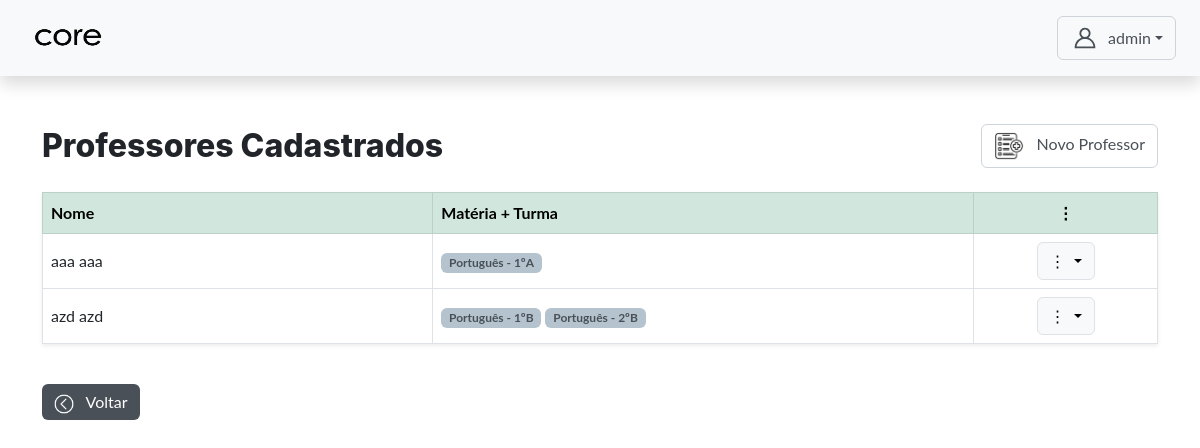
Before: /autenticacao/admin/professor_crud/professores/ (signed in) with the older database file.
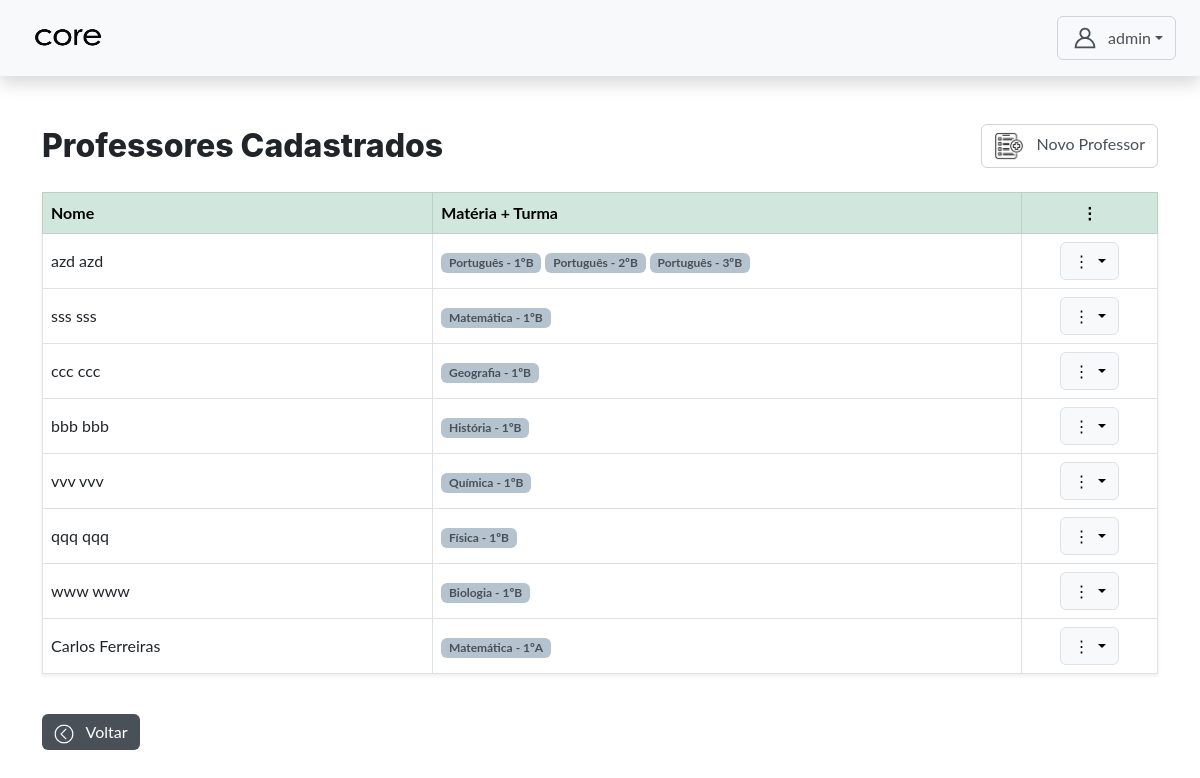
After: the same page with the newer database file.
### core/models.py (models this page shows, shortened)
class CustomUser(AbstractUser):
    TIPO_CHOICES = (
        ('admin', 'Admin'),
        ('professor', 'Professor'),
        ('aluno', 'Aluno'),
    )
    tipo = models.CharField(max_length=10, choices=TIPO_CHOICES, default='admin')
    data_nascimento = models.DateField(null=True, blank=True)
    cpf = models.CharField(max_length=14, unique=True, null=True, blank=True)
    rg = models.CharField(max_length=12, unique=True, null=True, blank=True)
    SEXO_CHOICES = [
    ('M', 'Masculino'),
    ('F', 'Feminino'),
]
    COR_PELE_CHOICES = [
    ('branca', 'Branca'),
    ('preta', 'Preta'),
    ('parda', 'Parda'),
    ('amarela', 'Amarela'),
    ('indigena', 'Indígena'),
]
    sexo = models.CharField(max_length=1, choices=SEXO_CHOICES, null=True, blank=True)
    cor_pele = models.CharField(max_length=20, choices=COR_PELE_CHOICES, null=True, blank=True)
    senha_temporaria = models.BooleanField(default=False)

class ProfessorMateriaTurma(models.Model):
    professor = models.ForeignKey(CustomUser, on_delete=models.CASCADE, limit_choices_to={'tipo': 'professor'})
    materia = models.ForeignKey(Materia, on_delete=models.CASCADE)
    turma = models.ForeignKey(Turma, on_delete=models.CASCADE)
    class Meta:
        unique_together = ('professor', 'materia', 'turma')

class Materia(models.Model):
    nome = models.CharField(max_length=100)
    professores = models.ManyToManyField(CustomUser, limit_choices_to={'tipo': 'professor'})
    turmas = models.ManyToManyField(Turma)

class Turma(models.Model):
    nome = models.CharField(max_length=50, unique=True)

### autenticacao/views.py (the view)
# urls.py: path('admin/professor_crud/professores/', views.gerenciar_professores, name='gerenciar_professores'),
@login_required
def gerenciar_professores(request):
    if request.user.tipo != 'admin':
        messages.error(request, "Acesso negado.")
        return redirect('login')
    professores = CustomUser.objects.filter(tipo='professor')
    return render(request, 'admin/professor_crud/gerenciar_professores.html', {'professores': professores})

### templates/admin/professor_crud/gerenciar_professores.html (shortened to what this page needs)
{% extends 'base.html' %}
{% load static %}
  {% block content %}
    <div class="d-flex justify-content-between align-items-center mb-4">
      <h2 class="mb-0">Professores Cadastrados</h2>
      <a href="{% url 'cadastrar_professor' %}" class="btn btn-outline-secondary">
        <img src="{%static 'assets/img/cadastrar.png'%}" width='30px' height='30px' class="me-2">
        Novo Professor
      </a>
    </div>
    <table class="table table-bordered align-middle shadow-sm">
      <thead class="table-success">
        <tr>
          <th class="coluna-nome">Nome</th>
          <th>Matéria + Turma</th>
          <th class="text-center">⋮</th>
        </tr>
      </thead>
      <tbody>
        {% for professor in professores %}
        <tr>
          <td>{{ professor.get_full_name }}</td>
          <td>
            {% for vinculo in professor.professormateriaturma_set.all %}
              <span class="badge bg-primary text-dark">{{ vinculo.materia.nome }} - {{ vinculo.turma.nome }}</span>
            {% empty %}
              <span class="text-muted">Sem vínculo</span>
            {% endfor %}
          </td>
          <td class="text-center">
            <div class="dropdown">
              <button class="btn btn-light border dropdown-toggle" data-bs-toggle="dropdown">
                ⋮
              </button>
            </div>
          </td>
        </tr>
        {% empty %}
        <tr>
          <td colspan="3" class="text-center text-muted">Nenhum professor cadastrado.</td>
        </tr>
        {% endfor %}
      </tbody>
    </table>
    <a href="{% url 'admin_dashboard' %}" class="btn btn-secondary mt-4">
      <img src="{%static 'assets/img/voltar.png'%}" width='20px' height='20px' class="me-2">
      Voltar
    </a>
  {% endblock content %}

Changed rows visible on the page:
removed CustomUser: get_full_name "aaa aaa"
removed ProfessorMateriaTurma: materia.nome "Português", turma.nome "1ºA", shown under "aaa aaa"
added ProfessorMateriaTurma: materia.nome "Português", turma.nome "3ºB", shown under CustomUser "azd azd"
added CustomUser: get_full_name "sss sss"
added ProfessorMateriaTurma: materia.nome "Matemática", turma.nome "1ºB", shown under "sss sss"
added CustomUser: get_full_name "ccc ccc"
added ProfessorMateriaTurma: materia.nome "Geografia", turma.nome "1ºB", shown under "ccc ccc"
added CustomUser: get_full_name "bbb bbb"
added ProfessorMateriaTurma: materia.nome "História", turma.nome "1ºB", shown under "bbb bbb"
added CustomUser: get_full_name "vvv vvv"
added ProfessorMateriaTurma: materia.nome "Química", turma.nome "1ºB", shown under "vvv vvv"
added CustomUser: get_full_name "qqq qqq"
added ProfessorMateriaTurma: materia.nome "Física", turma.nome "1ºB", shown under "qqq qqq"
added CustomUser: get_full_name "www www"
added ProfessorMateriaTurma: materia.nome "Biologia", turma.nome "1ºB", shown under "www www"
added CustomUser: get_full_name "Carlos Ferreiras"
added ProfessorMateriaTurma: materia.nome "Matemática", turma.nome "1ºA", shown under "Carlos Ferreiras"
